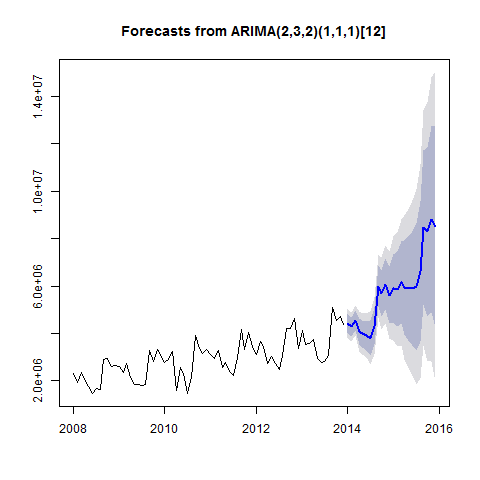

This chart was generated by the following R code:
#Creates Model_Seasonal_ARIMA_2 plot

png("Plots/Model_Seasonal_ARIMA_2_plot.png")
plot(forecast(Model_Seasonal_ARIMA_2))
dev.off()